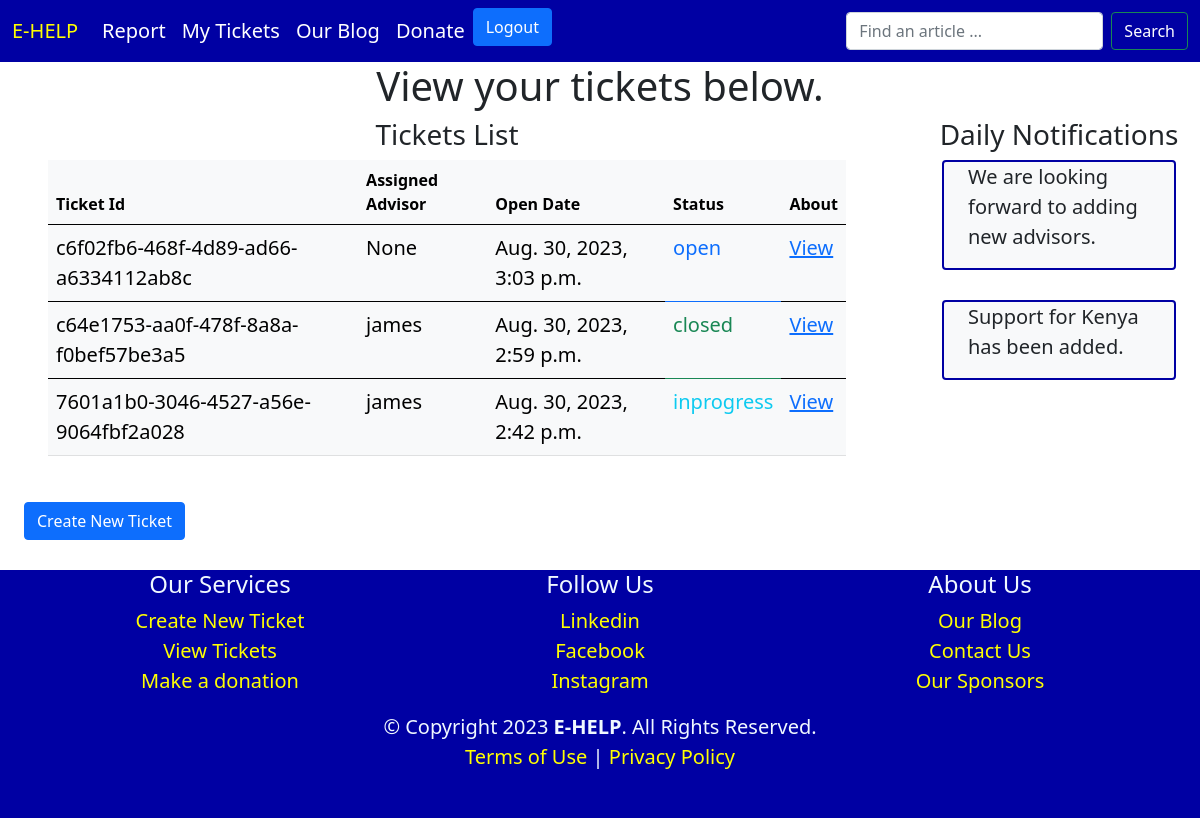
Screenshot of /tickets/ (signed in) with the database file from the repository.
### core/models.py (models this page shows, shortened)
class Ticket(models.Model):
    OPEN = 'open'
    INPROGRESS = 'inprogress'
    CLOSED = 'closed'
    TICKET_STATUS = (
        (OPEN, 'open'),
        (INPROGRESS, 'inprogress'),
        (CLOSED, 'closed'),
    )
    owner = models.CharField(max_length=50, null=True, blank=True)
    location = models.TextField(null=True, blank=True)
    advisor_assigned = models.CharField(max_length=50, null=True, blank=True)
    contact_number = models.CharField(max_length=100)
    affected_person_contact = models.CharField(max_length=100, null=True, blank=True)
    open_date = models.DateTimeField(auto_now_add=True)
    status = models.CharField(max_length=10, choices=TICKET_STATUS, default=OPEN)
    title = models.CharField(max_length=150, null=True, blank=True)
    ticket_id = models.UUIDField(default=uuid.uuid4, primary_key=True, unique=True, editable=False)
    description = models.TextField(null=True, blank=True)
    class Meta:
        ordering = ['-open_date']

class Notifications(models.Model):
    created_by = models.ForeignKey(User, on_delete=models.CASCADE, null=True)
    content = models.TextField()
    date_created = models.DateField(auto_now_add=True)
    class Meta:
        ordering = ['-date_created']
        verbose_name_plural = 'notifications'

### core/views.py (the view)
# urls.py: path('tickets/', views.tickets_list, name='tickets-list'),
def tickets_list(request):
    notifications = Notifications.objects.filter(date_created=date.today())
    if request.user.is_authenticated:
        owner = request.user.username
        tickets = Ticket.objects.filter(owner=owner)
    else:
        messages.error(request, 'You are required to login to view your tickets. However you can create a ticket as an anonymous user.')
        return redirect('new-ticket')
    context = {
        'tickets':tickets,
        'notifications':notifications,
    }
    return render(request, 'core/tickets-list.html', context)

### core/templates/core/tickets-list.html (shortened to what this page needs)
<!DOCTYPE html>
<html lang="en">
<head>
    <link href="https://cdn.jsdelivr.net/npm/bootstrap@5.0.2/dist/css/bootstrap.min.css" rel="stylesheet">
</head>
<body class="fs-5">
   {% include 'core/navbar.html' %}
  <h1 class="text-center">View your tickets below.</h1>
  <div class="row">
    <div class="col-sm-9">
    <div class="container">
      <div style="overflow-x:auto">
        <div class="container">
        <table class="table">
            <h3 class="text-center">Tickets List</h3>
            <thead class="table-light fs-6">
              <tr>
                <th scope="col">Ticket Id</th>
                <th scope="col">Assigned Advisor</th>
                <th scope="col">Open Date</th>
                <th scope="col">Status</th>
                <th scope="col">About</th>
              </tr>
            </thead>
            {% for ticket in tickets %}
            <tbody class="table-light">
              <tr>
                <td>{{ ticket.ticket_id }}</td>
                <td>{{ ticket.advisor_assigned }}</td>
                <td>{{ ticket.open_date }}</td>
                <td class="{% if ticket.status == 'open' %}text-primary{% elif ticket.status == 'inprogress' %}text-info{% else %}text-success{% endif %}">{{ ticket.status }}</td>
                <td><a href="{% url 'ticket-detail' ticket.ticket_id %}">View</a></td>
              </tr>
              {% empty %}
              <p>You have not opened any tickets yet.</p>
            {% endfor %}
            </tbody>
          </table>
        </div>
        </div>
          <br>
          <a href="{% url 'new-ticket' %}" class="btn btn-primary">Create New Ticket</a>
          <br>
          <br>
    </div>
    </div>
    <div class="col-sm-3">
      <h3 class="text-center">Daily Notifications</h3>
      <div class="container">
        {% for notification in notifications %}
        <div class="container bg-light rounded" style="border: 2px solid #0000A3;">
         <p>{{ notification.content }}</p>
        </div>
        <br>
        {% empty %}
        <p>No new notifications today.</p>
        {% endfor %}
      </div>
    </div>
  </div>
    {% include 'core/footer.html' %}
</body>
</html>

### rows the page displays
Ticket: ticket_id "c6f02fb6-468f-4d89-ad66-a6334112ab8c", advisor_assigned "None", open_date "Aug. 30, 2023, 3:03 p.m.", status "open"
Ticket: ticket_id "c64e1753-aa0f-478f-8a8a-f0bef57be3a5", advisor_assigned "james", open_date "Aug. 30, 2023, 2:59 p.m.", status "closed"
Ticket: ticket_id "7601a1b0-3046-4527-a56e-9064fbf2a028", advisor_assigned "james", open_date "Aug. 30, 2023, 2:42 p.m.", status "inprogress"
Notifications: content "We are looking forward to adding new advisors."
Notifications: content "Support for Kenya has been added."
